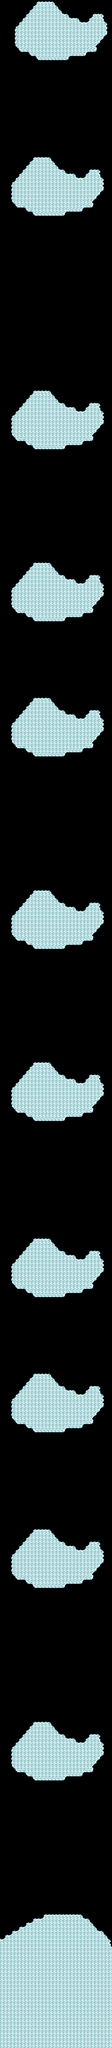

Below is a game level as drawn by its tile map, then a one-line description and the .tmx that defines it (tile-layer data replaced by summaries):
An orthogonal 32x500 tile map with 24x28 px tiles, 1 tile layer (Tile Layer 1).

<map version="1.0" orientation="orthogonal" renderorder="right-down" width="32" height="500" tilewidth="24" tileheight="28" nextobjectid="1">
 <tileset firstgid="1" name="shapesz" tilewidth="24" tileheight="28" tilecount="620" columns="10">
  <image source="../tilesets/shapesz.png" width="240" height="1736" />
 </tileset>
 <layer name="Tile Layer 1" width="32" height="500">
  <data>[16000 cells, 4238 non-empty, 13 distinct tile ids]</data>
 </layer>
</map>